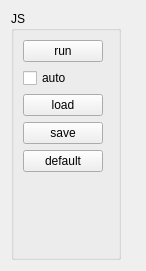
<?xml version="1.0" encoding="UTF-8"?>
<ui version="4.0">
 <class>MainBox</class>
 <widget class="QWidget" name="MainBox">
  <property name="geometry">
   <rect>
    <x>0</x>
    <y>0</y>
    <width>146</width>
    <height>271</height>
   </rect>
  </property>
  <property name="windowTitle">
   <string>Dialog</string>
  </property>
  <layout class="QHBoxLayout" name="horizontalLayout_2">
   <item>
    <widget class="QGroupBox" name="groupBox_js">
     <property name="title">
      <string>JS</string>
     </property>
     <layout class="QHBoxLayout" name="horizontalLayout">
      <item>
       <layout class="QVBoxLayout" name="verticalLayout">
        <item>
         <widget class="QPushButton" name="btn_run_js">
          <property name="text">
           <string>run</string>
          </property>
         </widget>
        </item>
        <item>
         <widget class="QCheckBox" name="cb_auto_js">
          <property name="text">
           <string>auto</string>
          </property>
         </widget>
        </item>
        <item>
         <widget class="QPushButton" name="btn_load_js">
          <property name="text">
           <string>load</string>
          </property>
         </widget>
        </item>
        <item>
         <widget class="QPushButton" name="btn_save_js">
          <property name="text">
           <string>save</string>
          </property>
         </widget>
        </item>
        <item>
         <widget class="QPushButton" name="btn_default_js">
          <property name="text">
           <string>default</string>
          </property>
         </widget>
        </item>
        <item>
         <spacer name="verticalSpacer">
          <property name="orientation">
           <enum>Qt::Vertical</enum>
          </property>
          <property name="sizeHint" stdset="0">
           <size>
            <width>20</width>
            <height>40</height>
           </size>
          </property>
         </spacer>
        </item>
       </layout>
      </item>
      <item>
       <widget class="MultiEdit" name="me_js" native="true"/>
      </item>
     </layout>
    </widget>
   </item>
   <item>
    <widget class="MyBrowser" name="browser_widget" native="true"/>
   </item>
  </layout>
 </widget>
 <customwidgets>
  <customwidget>
   <class>MultiEdit</class>
   <extends>QWidget</extends>
   <header>multiedit.hpp</header>
   <container>1</container>
  </customwidget>
  <customwidget>
   <class>MyBrowser</class>
   <extends>QWidget</extends>
   <header>mybrowser.hpp</header>
   <container>1</container>
  </customwidget>
 </customwidgets>
 <resources/>
 <connections/>
</ui>
